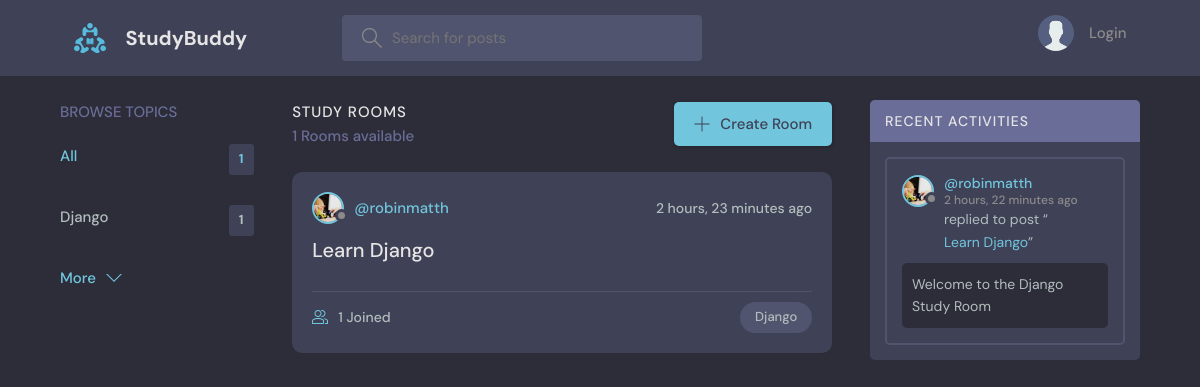
Before: / with the older database file.
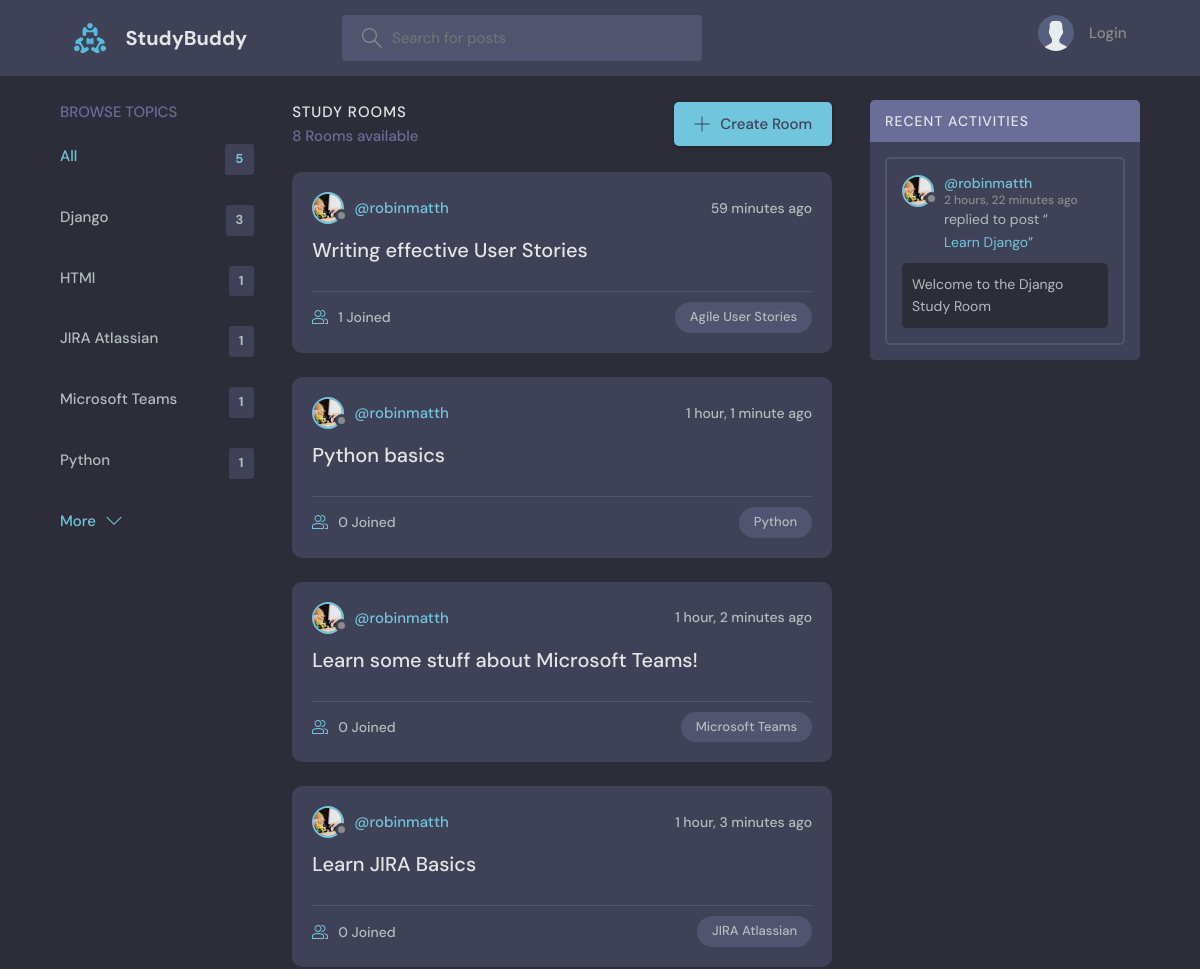
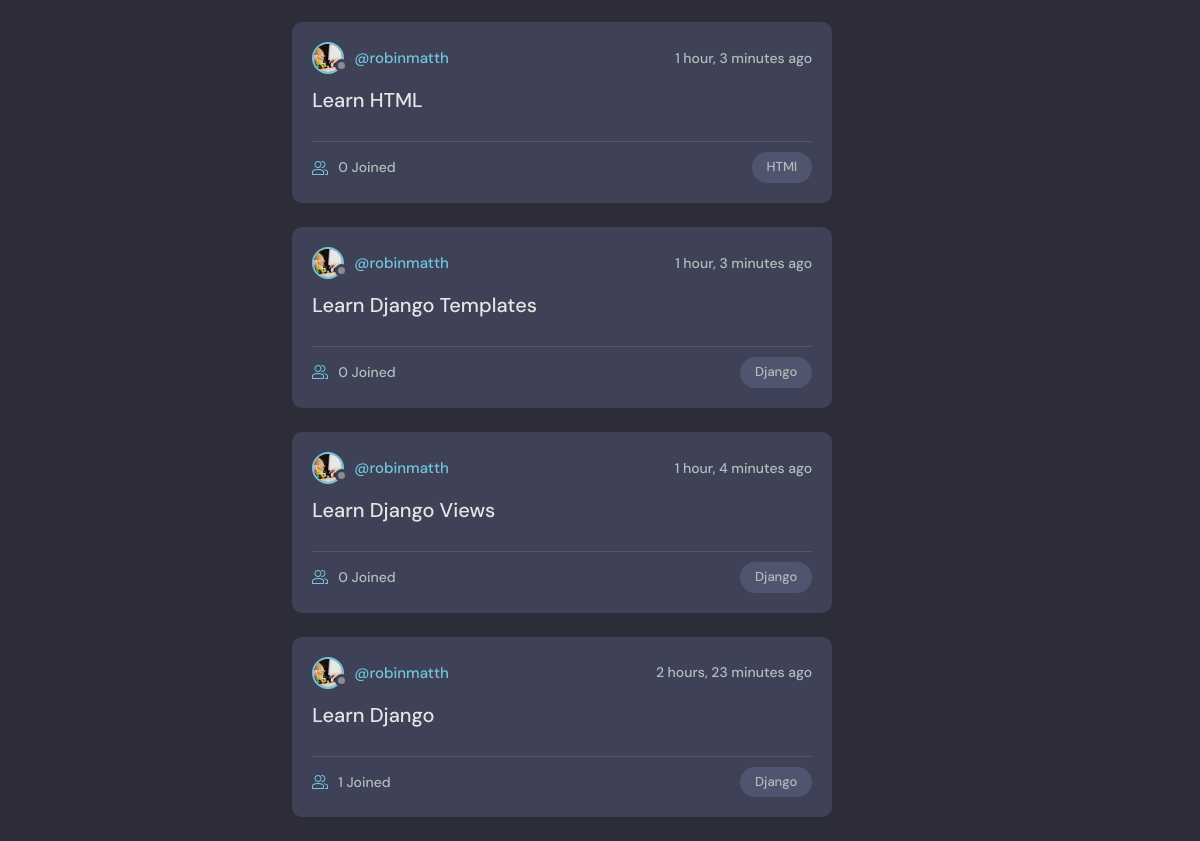
After: the same page with the newer database file (2 pictures, top to bottom).
### base/models.py (models this page shows, shortened)
class Topic(models.Model):
    name = models.CharField(max_length=200)

class Room(models.Model):
    host = models.ForeignKey(User, on_delete=models.SET_NULL, null=True)
    topic = models.ForeignKey(Topic, on_delete=models.SET_NULL, null=True)
    name = models.CharField(max_length=200)
    description = models.TextField(null=True, blank=True)
    participants = models.ManyToManyField(
        User, related_name='participants', blank=True)
    updated = models.DateTimeField(auto_now=True)
    created = models.DateTimeField(auto_now_add=True)
    class Meta:
        ordering = ['-updated', '-created']
    def __str__(self):
        return self.name

class User(AbstractUser):
    name = models.CharField(max_length=200, null=True)
    email = models.EmailField(unique=True, null=True)
    bio = models.TextField(null=True)
    avatar = models.ImageField(null=True, default="avatar.svg")
    USERNAME_FIELD = 'username'
    REQUIRED_FIELDS = []

class Message(models.Model):
    user = models.ForeignKey(User, on_delete=models.CASCADE)
    room = models.ForeignKey(Room, on_delete=models.CASCADE)
    body = models.TextField()
    updated = models.DateTimeField(auto_now=True)
    created = models.DateTimeField(auto_now_add=True)
    class Meta:
        ordering = ['-updated', '-created']

### base/views.py (the view)
# urls.py: path('', views.home, name="home"),
def home(request):
    q = request.GET.get('q') if request.GET.get('q') != None else ''
    rooms = Room.objects.filter(
        Q(topic__name__icontains=q) |
        Q(name__icontains=q) |
        Q(description__icontains=q)
    )
    topics = Topic.objects.all()[0:5]
    room_count = rooms.count()
    room_messages = Message.objects.filter(
        Q(room__topic__name__icontains=q))[0:3]
    context = {'rooms': rooms, 'topics': topics,
               'room_count': room_count, 'room_messages': room_messages}
    return render(request, 'base/home.html', context)

### base/templates/base/home.html (shortened to what this page needs)
{% extends 'main.html' %}
{% block content %}
<main class="layout layout--3">
  <div class="container">
    {% include 'base/topics_component.html' %}
    <div class="roomList">
      <div class="roomList__header">
        <div>
          <h2>Study Rooms</h2>
          <p>{{room_count}} Rooms available</p>
        </div>
        <a class="btn btn--main" href="{% url 'create-room' %}">
          <svg version="1.1" xmlns="http://www.w3.org/2000/svg" width="32" height="32" viewBox="0 0 32 32">
            <title>add</title>
            <path
              d="M16.943 0.943h-1.885v14.115h-14.115v1.885h14.115v14.115h1.885v-14.115h14.115v-1.885h-14.115v-14.115z">
            </path>
          </svg>
          Create Room
        </a>
      </div>
      {% include 'base/feed_component.html' %}
    </div>
    {% include 'base/activity_component.html' %}
  </div>
</main>
{% endblock %}

### base/templates/base/topics_component.html
<div class="topics">
    <div class="topics__header">
        <h2>Browse Topics</h2>
    </div>
    <ul class="topics__list">
        <li>
            <a href="{% url 'home' %}" class="active">All <span>{{topics.count}}</span></a>
        </li>
        {% for topic in topics %}
        <li>
            <a href="{% url 'home' %}?q={{topic.name}}">{{topic.name}}<span>{{topic.room_set.all.count}}</span></a>
        </li>
        {% endfor %}
    </ul>
    <a class="btn btn--link" href="{% url 'topics' %}">
        More
        <svg version="1.1" xmlns="http://www.w3.org/2000/svg" width="32" height="32" viewBox="0 0 32 32">
            <title>chevron-down</title>
            <path d="M16 21l-13-13h-3l16 16 16-16h-3l-13 13z"></path>
        </svg>
    </a>
</div>

### base/templates/base/feed_component.html (shortened to what this page needs)
{% for room in rooms %}
<div class="roomListRoom">
    <div class="roomListRoom__header">
        <a href="{% url 'user-profile' room.host.id %}" class="roomListRoom__author">
            <div class="avatar avatar--small">
                <img src="{{room.host.avatar.url}}" />
            </div>
            <span>@{{room.host.username}}</span>
        </a>
        <div class="roomListRoom__actions">
            <span>{{room.created|timesince}} ago</span>
        </div>
    </div>
    <div class="roomListRoom__content">
        <a href="{% url 'room' room.id %}">{{room.name}}</a>
    </div>
    <div class="roomListRoom__meta">
        <a href="{% url 'room' room.id %}" class="roomListRoom__joined">
            {{room.participants.all.count}} Joined
        </a>
        <p class="roomListRoom__topic">{{room.topic.name}}</p>
    </div>
</div>
{% endfor %}

### base/templates/base/activity_component.html (shortened to what this page needs)
<div class="activities">
    <div class="activities__header">
        <h2>Recent Activities</h2>
    </div>
    {% for message in room_messages %}
    <div class="activities__box">
        <div class="activities__boxHeader roomListRoom__header">
            <a href="{% url 'user-profile' message.user.id %}" class="roomListRoom__author">
                <div class="avatar avatar--small">
                    <img src="{{message.user.avatar.url}}" />
                </div>
                <p>
                    @{{message.user.username}}
                    <span>{{message.created|timesince}} ago</span>
                </p>
            </a>
        </div>
        <div class="activities__boxContent">
            <p>replied to post “<a href="{% url 'room' message.room.id %}">{{message.room}}</a>”</p>
            <div class="activities__boxRoomContent">{{message.body}}</div>
        </div>
    </div>
    {% endfor %}
</div>

Changed rows visible on the page:
computed for Topic "Django": room_set.all.count "1" → "3"
added Topic: name "HTMl", room_set.all.count "1"
added Topic: name "JIRA Atlassian", room_set.all.count "1"
added Topic: name "Microsoft Teams", room_set.all.count "1"
added Topic: name "Python", room_set.all.count "1"
added Room: host.avatar (picture), host.username "robinmatth", created "59 minutes", name "Writing effective User Stories", participants.all.count "1", topic.name "Agile User Stories"
added Room: host.avatar (picture), host.username "robinmatth", created "1 hour, 1 minute", name "Python basics", participants.all.count "0", topic.name "Python"
added Room: host.avatar (picture), host.username "robinmatth", created "1 hour, 2 minutes", name "Learn some stuff about Microsoft Teams!", participants.all.count "0", topic.name "Microsoft Teams"
added Room: host.avatar (picture), host.username "robinmatth", created "1 hour, 3 minutes", name "Learn JIRA Basics", participants.all.count "0", topic.name "JIRA Atlassian"
added Room: host.avatar (picture), host.username "robinmatth", created "1 hour, 3 minutes", name "Learn HTML", participants.all.count "0", topic.name "HTMl"
added Room: host.avatar (picture), host.username "robinmatth", created "1 hour, 3 minutes", name "Learn Django Templates", participants.all.count "0", topic.name "Django"
added Room: host.avatar (picture), host.username "robinmatth", created "1 hour, 4 minutes", name "Learn Django Views", participants.all.count "0", topic.name "Django"
Other visible differences:
{{ topics.count }}: "1" → "5"
{{ room_count }}: "1" → "8"
